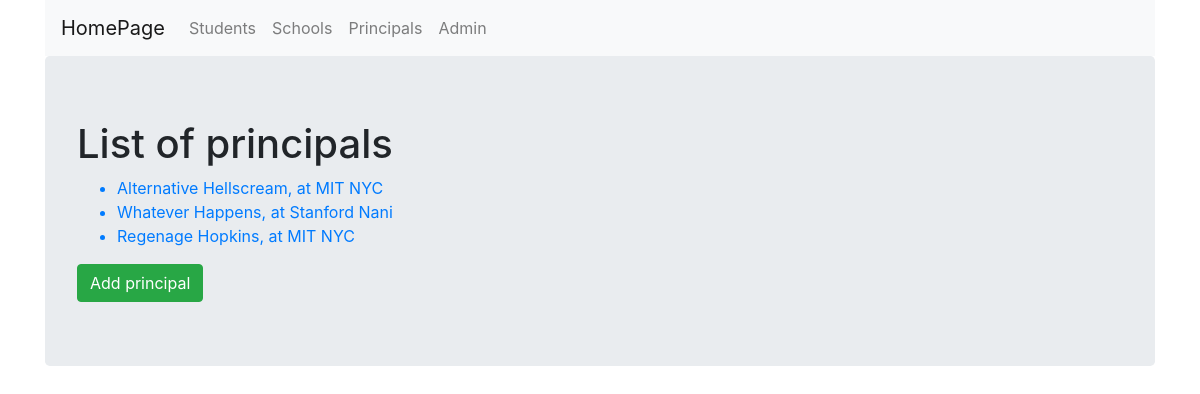
The page /CRUD_System/principals/ on the database as committed earlier.
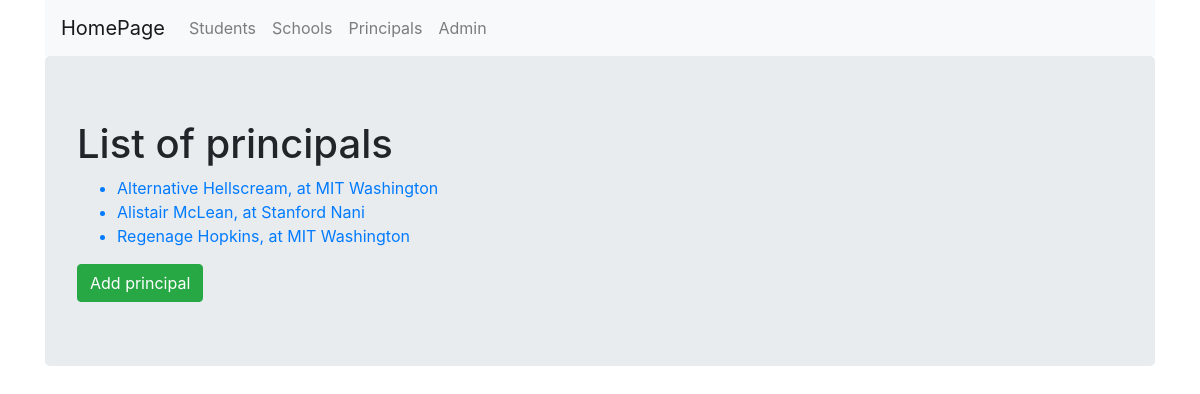
The same page on the database as committed later.
### CRUD_System/models.py (models this page shows, shortened)
class Principal(models.Model):
    name = models.CharField(max_length = 256)
    last_name = models.CharField(max_length = 256)
    school = models.ForeignKey(School, on_delete=models.CASCADE, related_name='principal')

class School(models.Model):
    name = models.CharField(max_length = 256)
    location = models.CharField(max_length = 256)

### CRUD_System/views.py (the view)
# urls.py: path('principals/', views.PrincipalListView.as_view(), name='principals'),
class PrincipalListView(ListView):
    context_object_name = 'principals'
    model = models.Principal
    template_name = 'CRUD_ListView.html'

### CRUD_System/templates/CRUD_System/CRUD_ListView.html (shortened to what this page needs)
{% extends 'CRUD_System/CRUD_System_base.html'%}
{% block body_block %}
    {% if schools %}
        <h1>List of available schools</h1>
        <ul>
            {% for school in schools %}
            <a href="{{school.id}}">
                <li> {{ school.name }}, located at {{ school.location}}</li>
            </a>
            {% empty %}
                <li>Sorry, no schools here!</li>
            {% endfor %}
        </ul>
        <a href="{% url 'CRUD_System:add_school'%}">
            <input type="submit" name="" id="" class='btn btn-success' value='Add school'>
        </a>
    {% elif principals %}
    <h1>List of principals</h1>
    <ul>
        {% for principal in principals %}
        <a href="{{ principal.id }}">
            <li> {{ principal.name }} {{ principal.last_name }}, at {{ principal.school.name}}
                {{principal.school.location}} </li>
        </a>
            {% empty %}
                <li>Sorry, no entries here!</li>
        {% endfor %}
    </ul>
        <a href="{% url 'CRUD_System:add_principal'%}">
            <input type="submit" name="" id="" class='btn btn-success' value='Add principal'>
        </a>
    {% else%}
        <p>You shouldn't be able to see this view ...</p>
        <p>It only shows when the template page was called with an empty context_object_name tag</p>
    {% endif%}
{% endblock %}

Rows that differ between the two databases and show on the page:
changed through a linked row, Principal "Alternative": school.location "NYC" → "Washington"
changed Principal "Stanford": name "Whatever" → "Alistair"; last_name "Happens" → "McLean"
changed through a linked row, Principal "Regenage": school.location "NYC" → "Washington"
